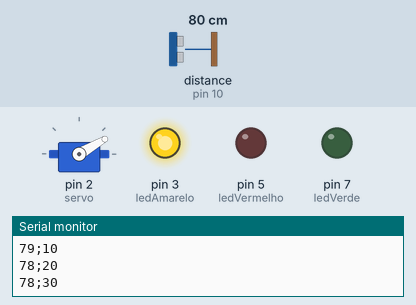
Simulated run of this sketch. Board: Arduino Uno, built with avr-gcc and run on an emulated ATmega328P. Shown: servo, output pins drawn as LEDs (lit = HIGH), the last lines printed to the serial monitor. Wiring (inferred from the names in the program): ultrasonic range finder: trigger pin 9; echo pin 10. The test bench sets the inputs (shaded band); at power-on: distance to the obstacle (sensor on pin 10) 80 cm. The echo pulse lasts 58.3 µs per cm; pins used as bus, display or sensor lines are not drawn.

Above: at 1.2 s.
1.3 s: distance to the obstacle (sensor on pin 10) set to 35 cm
4.3 s: distance to the obstacle (sensor on pin 10) set to 28 cm
At 4.7 s:
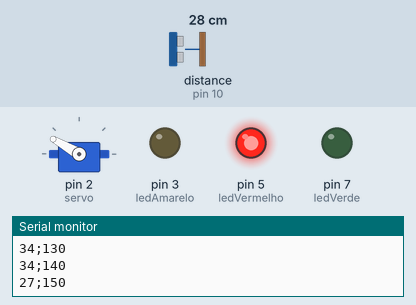
7.3 s: distance to the obstacle (sensor on pin 10) set to 120 cm
At 8.04 s:
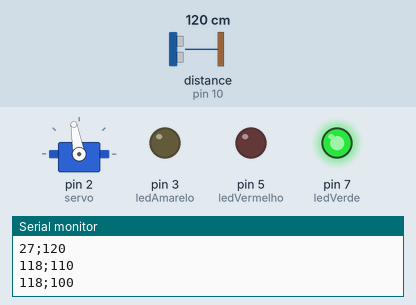
10.3 s: distance to the obstacle (sensor on pin 10) set to 2 cm
At 10.5 s:
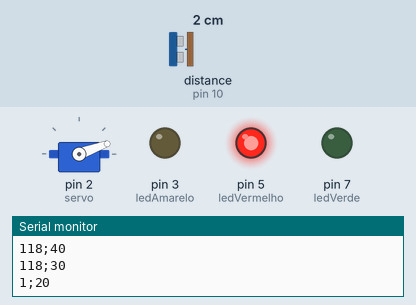
13.3 s: distance to the obstacle (sensor on pin 10) set to 60 cm
At 13.51 s:
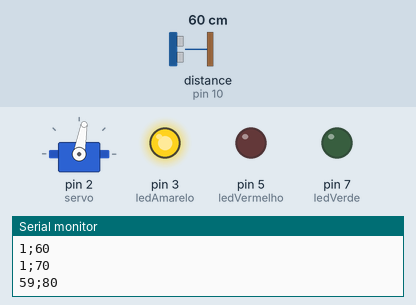
16.3 s: distance to the obstacle (sensor on pin 10) set to 89 cm
19.3 s: distance to the obstacle (sensor on pin 10) set to 95 cm
At 19.62 s:
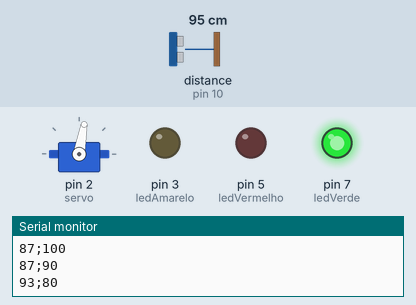
Timing chart, 0 to 27.4 s (numbered marks = the images above; inputs shaded):
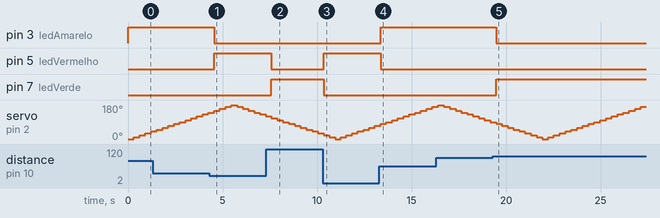

Measured:
- the behaviour switches between 32 and 31 cm on distance to the obstacle (sensor on pin 10) (found by bisection; images 0 and 1)
- the behaviour switches between 91 and 92 cm on distance to the obstacle (sensor on pin 10) (found by bisection; images 4 and 5)
- after the input at 4.3 s, pin 3 (ledAmarelo): HIGH → LOW after 0.26 s; pin 5 (ledVermelho): LOW → HIGH after 0.26 s
- after the input at 7.3 s, pin 5 (ledVermelho): HIGH → LOW after 0.29 s; pin 7 (ledVerde): LOW → HIGH after 0.29 s
- after the input at 10.3 s, pin 5 (ledVermelho): LOW → HIGH after 0.05 s; pin 7 (ledVerde): HIGH → LOW after 0.05 s
- after the input at 13.3 s, pin 3 (ledAmarelo): LOW → HIGH after 0.07 s; pin 5 (ledVermelho): HIGH → LOW after 0.07 s
- after the input at 19.3 s, pin 3 (ledAmarelo): HIGH → LOW after 0.17 s; pin 7 (ledVerde): LOW → HIGH after 0.17 s

The sketch:

Luna_Sonar.ino
```cpp
#include <Servo.h>

int posicaoServoMotor = 0;
const int trigPin = 9;
const int echoPin = 10;
int ledVerde = 7;
int ledAmarelo = 3;
int ledVermelho = 5;
long duration;
int distancia;

Servo servo;

void setup()
{
  pinMode(ledVerde, OUTPUT);
  pinMode(ledAmarelo, OUTPUT);
  pinMode(ledVermelho, OUTPUT);

  pinMode(trigPin, OUTPUT); // Sets the trigPin as an Output
  pinMode(echoPin, INPUT); // Sets the echoPin as an Input
  Serial.begin(9600); // Starts the serial communication
  servo.attach(2);
  servo.write(0);
  posicaoServoMotor = 0;


}

void ligarLeds(long cm) {

  if (cm <= 30) {
    digitalWrite(ledVermelho, HIGH);
    digitalWrite(ledAmarelo, LOW);
    digitalWrite(ledVerde, LOW);
  }
  else if (cm > 30 and cm < 90) {
    digitalWrite(ledAmarelo, HIGH);
    digitalWrite(ledVermelho, LOW);
    digitalWrite(ledVerde, LOW);
  }
  else {
    digitalWrite(ledVerde, HIGH);
    digitalWrite(ledAmarelo, LOW);
    digitalWrite(ledVermelho, LOW);
  }

}


void loop()
{
  //para pos igual a 0, enquanto pos for menor que 180, incrementa 1 em pos
   for (posicaoServoMotor = 0; posicaoServoMotor < 180; posicaoServoMotor += 10)
   {
    servo.write(posicaoServoMotor);// Comanda o servo para ir para o posição da variável pos
    digitalWrite(trigPin, LOW);
    delayMicroseconds(2);
    digitalWrite(trigPin, HIGH);
    delayMicroseconds(10);
    digitalWrite(trigPin, LOW);
    duration = pulseIn(echoPin, HIGH);
    distancia = duration * 0.034 / 2;
    Serial.println((String)distancia + ";"+ (String)posicaoServoMotor);
    ligarLeds(distancia);
    delay(300);

  }
  //para pos igual a 0, enquanto pos for menor que 180, incrementa 1 em pos
  for (posicaoServoMotor = 180; posicaoServoMotor > 0; posicaoServoMotor = posicaoServoMotor - 10)
  {
    servo.write(posicaoServoMotor);// Comanda o servo para ir para o posição da variável pos
    digitalWrite(trigPin, LOW);
    delayMicroseconds(2);
    digitalWrite(trigPin, HIGH);
    delayMicroseconds(10);
    digitalWrite(trigPin, LOW);
    duration = pulseIn(echoPin, HIGH);
    distancia = duration * 0.034 / 2;
    Serial.println((String)distancia + ";"+ (String)posicaoServoMotor);
    ligarLeds(distancia);
    delay(300);
  }


}
```
